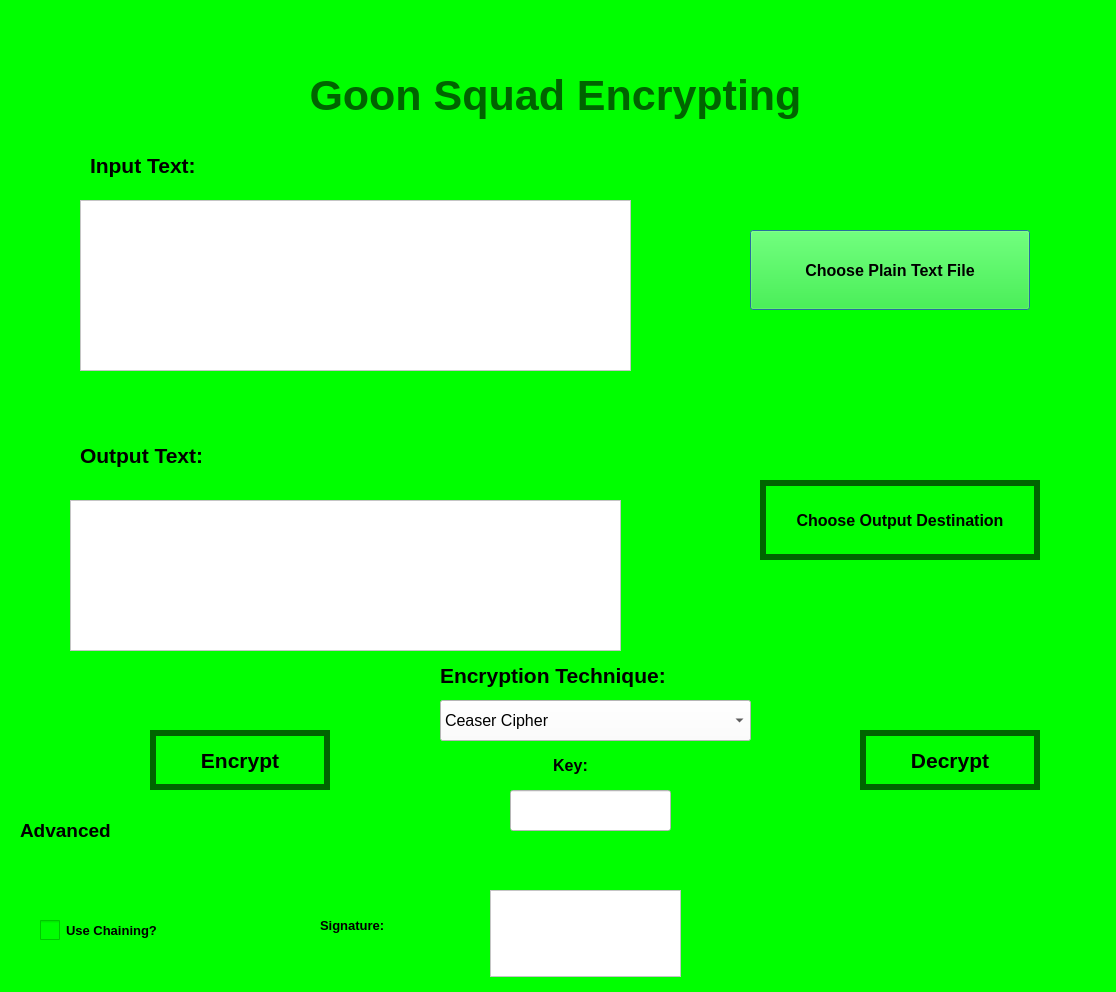
<?xml version="1.0" encoding="UTF-8"?>
<ui version="4.0">
 <class>Dialog</class>
 <widget class="QDialog" name="Dialog">
  <property name="geometry">
   <rect>
    <x>0</x>
    <y>0</y>
    <width>1116</width>
    <height>992</height>
   </rect>
  </property>
  <property name="sizePolicy">
   <sizepolicy hsizetype="Preferred" vsizetype="Preferred">
    <horstretch>0</horstretch>
    <verstretch>0</verstretch>
   </sizepolicy>
  </property>
  <property name="minimumSize">
   <size>
    <width>1116</width>
    <height>992</height>
   </size>
  </property>
  <property name="windowTitle">
   <string>Dialog</string>
  </property>
  <property name="styleSheet">
   <string notr="true">background-color: rgb(0, 255, 0);</string>
  </property>
  <property name="sizeGripEnabled">
   <bool>false</bool>
  </property>
  <widget class="QLabel" name="txtTitle">
   <property name="geometry">
    <rect>
     <x>210</x>
     <y>50</y>
     <width>691</width>
     <height>91</height>
    </rect>
   </property>
   <property name="font">
    <font>
     <pointsize>32</pointsize>
     <weight>75</weight>
     <bold>true</bold>
    </font>
   </property>
   <property name="styleSheet">
    <string notr="true">color: rgb(0, 100, 0);</string>
   </property>
   <property name="text">
    <string>Goon Squad Encrypting</string>
   </property>
   <property name="alignment">
    <set>Qt::AlignCenter</set>
   </property>
  </widget>
  <widget class="QPushButton" name="btnSelectFile">
   <property name="geometry">
    <rect>
     <x>750</x>
     <y>230</y>
     <width>280</width>
     <height>80</height>
    </rect>
   </property>
   <property name="font">
    <font>
     <pointsize>12</pointsize>
     <weight>75</weight>
     <bold>true</bold>
    </font>
   </property>
   <property name="styleSheet">
    <string notr="true">
QPushButton#btnSelectFile::hover
{
border: 6px solid rgb(255,255,255);
}

QPushButton#btnSelectFile{


background-color: rgb(0, 255, 0);
border: 6px solid rgb(0,100,0);

}</string>
   </property>
   <property name="text">
    <string>Choose Plain Text File</string>
   </property>
  </widget>
  <widget class="QPushButton" name="btnSelectOutputDestination">
   <property name="geometry">
    <rect>
     <x>760</x>
     <y>480</y>
     <width>280</width>
     <height>80</height>
    </rect>
   </property>
   <property name="font">
    <font>
     <pointsize>12</pointsize>
     <weight>75</weight>
     <bold>true</bold>
    </font>
   </property>
   <property name="styleSheet">
    <string notr="true">
QPushButton#btnSelectOutputDestination::hover
{
border: 6px solid rgb(255,255,255);
}

QPushButton#btnSelectOutputDestination{


background-color: rgb(0, 255, 0);
border: 6px solid rgb(0,100,0);

}</string>
   </property>
   <property name="text">
    <string>Choose Output Destination</string>
   </property>
  </widget>
  <widget class="QPlainTextEdit" name="taPlainText">
   <property name="geometry">
    <rect>
     <x>80</x>
     <y>200</y>
     <width>551</width>
     <height>171</height>
    </rect>
   </property>
   <property name="styleSheet">
    <string notr="true">background-color: rgb(255,255,255)</string>
   </property>
  </widget>
  <widget class="QPlainTextEdit" name="taCipherText">
   <property name="geometry">
    <rect>
     <x>70</x>
     <y>500</y>
     <width>551</width>
     <height>151</height>
    </rect>
   </property>
   <property name="styleSheet">
    <string notr="true">background-color: rgb(255, 255, 255);</string>
   </property>
   <property name="readOnly">
    <bool>true</bool>
   </property>
  </widget>
  <widget class="QPushButton" name="btnEncrypt">
   <property name="geometry">
    <rect>
     <x>150</x>
     <y>730</y>
     <width>180</width>
     <height>60</height>
    </rect>
   </property>
   <property name="font">
    <font>
     <pointsize>16</pointsize>
     <weight>75</weight>
     <bold>true</bold>
    </font>
   </property>
   <property name="styleSheet">
    <string notr="true">
QPushButton#btnEncrypt::hover
{
border: 6px solid rgb(255,255,255);
}

QPushButton#btnEncrypt{


background-color: rgb(0, 255, 0);
border: 6px solid rgb(0,100,0);

}</string>
   </property>
   <property name="text">
    <string>Encrypt</string>
   </property>
  </widget>
  <widget class="QPushButton" name="btnDecrypt">
   <property name="geometry">
    <rect>
     <x>860</x>
     <y>730</y>
     <width>180</width>
     <height>60</height>
    </rect>
   </property>
   <property name="font">
    <font>
     <pointsize>16</pointsize>
     <weight>75</weight>
     <bold>true</bold>
    </font>
   </property>
   <property name="styleSheet">
    <string notr="true">
QPushButton#btnDecrypt::hover
{
border: 6px solid rgb(255,255,255);
}

QPushButton#btnDecrypt{


background-color: rgb(0, 255, 0);
border: 6px solid rgb(0,100,0);

}</string>
   </property>
   <property name="text">
    <string>Decrypt</string>
   </property>
  </widget>
  <widget class="QComboBox" name="cmbEncryptionTechniques">
   <property name="geometry">
    <rect>
     <x>440</x>
     <y>700</y>
     <width>311</width>
     <height>41</height>
    </rect>
   </property>
   <property name="font">
    <font>
     <pointsize>12</pointsize>
    </font>
   </property>
   <property name="styleSheet">
    <string notr="true">background-color: rgb(255, 255, 255);</string>
   </property>
   <property name="currentIndex">
    <number>0</number>
   </property>
   <item>
    <property name="text">
     <string>Ceaser Cipher</string>
    </property>
   </item>
   <item>
    <property name="text">
     <string>Columnar Transposition Cipher</string>
    </property>
   </item>
  </widget>
  <widget class="QLabel" name="txtEncryptionTechnique">
   <property name="geometry">
    <rect>
     <x>440</x>
     <y>660</y>
     <width>311</width>
     <height>31</height>
    </rect>
   </property>
   <property name="font">
    <font>
     <pointsize>16</pointsize>
     <weight>75</weight>
     <bold>true</bold>
    </font>
   </property>
   <property name="text">
    <string>Encryption Technique:</string>
   </property>
  </widget>
  <widget class="QLabel" name="txtInputText">
   <property name="geometry">
    <rect>
     <x>90</x>
     <y>150</y>
     <width>171</width>
     <height>31</height>
    </rect>
   </property>
   <property name="font">
    <font>
     <pointsize>16</pointsize>
     <weight>75</weight>
     <bold>true</bold>
     <underline>false</underline>
    </font>
   </property>
   <property name="text">
    <string>Input Text:</string>
   </property>
  </widget>
  <widget class="QLabel" name="txtOutputText">
   <property name="geometry">
    <rect>
     <x>80</x>
     <y>440</y>
     <width>171</width>
     <height>31</height>
    </rect>
   </property>
   <property name="font">
    <font>
     <pointsize>16</pointsize>
     <weight>75</weight>
     <bold>true</bold>
    </font>
   </property>
   <property name="text">
    <string>Output Text:</string>
   </property>
  </widget>
  <widget class="QLineEdit" name="tfKey">
   <property name="geometry">
    <rect>
     <x>510</x>
     <y>790</y>
     <width>161</width>
     <height>41</height>
    </rect>
   </property>
   <property name="font">
    <font>
     <pointsize>12</pointsize>
    </font>
   </property>
   <property name="styleSheet">
    <string notr="true">background-color: rgb(255, 255, 255);</string>
   </property>
   <property name="alignment">
    <set>Qt::AlignCenter</set>
   </property>
  </widget>
  <widget class="QLabel" name="txtKey">
   <property name="geometry">
    <rect>
     <x>510</x>
     <y>750</y>
     <width>121</width>
     <height>31</height>
    </rect>
   </property>
   <property name="font">
    <font>
     <pointsize>12</pointsize>
     <weight>75</weight>
     <bold>true</bold>
    </font>
   </property>
   <property name="text">
    <string>Key:</string>
   </property>
   <property name="alignment">
    <set>Qt::AlignCenter</set>
   </property>
  </widget>
  <widget class="QLabel" name="txtFileChosen">
   <property name="geometry">
    <rect>
     <x>680</x>
     <y>330</y>
     <width>401</width>
     <height>51</height>
    </rect>
   </property>
   <property name="font">
    <font>
     <pointsize>12</pointsize>
     <weight>75</weight>
     <bold>true</bold>
    </font>
   </property>
   <property name="text">
    <string/>
   </property>
   <property name="alignment">
    <set>Qt::AlignCenter</set>
   </property>
  </widget>
  <widget class="QLabel" name="txtOutputDestination">
   <property name="geometry">
    <rect>
     <x>690</x>
     <y>580</y>
     <width>391</width>
     <height>41</height>
    </rect>
   </property>
   <property name="font">
    <font>
     <pointsize>12</pointsize>
     <weight>75</weight>
     <bold>true</bold>
    </font>
   </property>
   <property name="text">
    <string/>
   </property>
   <property name="alignment">
    <set>Qt::AlignCenter</set>
   </property>
  </widget>
  <widget class="QLabel" name="txtAdvanced">
   <property name="geometry">
    <rect>
     <x>20</x>
     <y>820</y>
     <width>111</width>
     <height>20</height>
    </rect>
   </property>
   <property name="font">
    <font>
     <pointsize>14</pointsize>
     <weight>75</weight>
     <bold>true</bold>
    </font>
   </property>
   <property name="styleSheet">
    <string notr="true">
QLabel#txtAdvanced::hover
{
color : rgb(52, 37, 255)
}

QLabel#txtAdvanced{


color:rgb(0,0,0);

}</string>
   </property>
   <property name="text">
    <string>Advanced</string>
   </property>
  </widget>
  <widget class="QCheckBox" name="chkBlockChain">
   <property name="geometry">
    <rect>
     <x>40</x>
     <y>910</y>
     <width>151</width>
     <height>41</height>
    </rect>
   </property>
   <property name="font">
    <font>
     <pointsize>10</pointsize>
     <weight>75</weight>
     <bold>true</bold>
    </font>
   </property>
   <property name="styleSheet">
    <string notr="true">QCheckBox::indicator {
     width: 20px;
     height: 20px;
}</string>
   </property>
   <property name="text">
    <string>Use Chaining?</string>
   </property>
   <property name="iconSize">
    <size>
     <width>30</width>
     <height>30</height>
    </size>
   </property>
   <property name="checked">
    <bool>false</bool>
   </property>
  </widget>
  <widget class="QPlainTextEdit" name="taSignature">
   <property name="geometry">
    <rect>
     <x>490</x>
     <y>890</y>
     <width>191</width>
     <height>87</height>
    </rect>
   </property>
   <property name="styleSheet">
    <string notr="true">background-color: rgb(255, 255, 255);</string>
   </property>
   <property name="plainText">
    <string/>
   </property>
   <property name="placeholderText">
    <string>Signature must be SHA256 in hexadecimal form</string>
   </property>
  </widget>
  <widget class="QLabel" name="label">
   <property name="geometry">
    <rect>
     <x>320</x>
     <y>910</y>
     <width>91</width>
     <height>31</height>
    </rect>
   </property>
   <property name="font">
    <font>
     <pointsize>10</pointsize>
     <weight>75</weight>
     <bold>true</bold>
    </font>
   </property>
   <property name="text">
    <string>Signature:</string>
   </property>
  </widget>
 </widget>
 <resources/>
 <connections/>
</ui>
